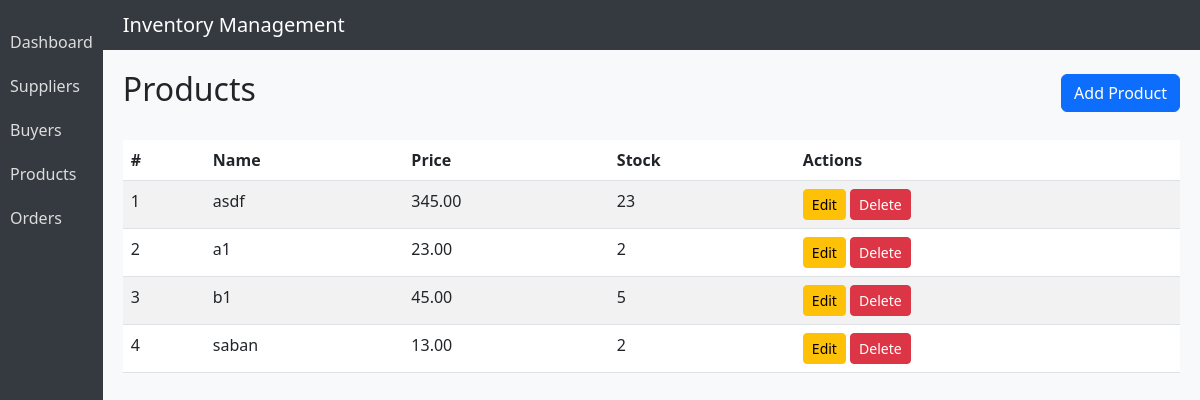
Screenshot of /products/ with the database file from the repository.
### dashboard/models.py (models this page shows, shortened)
class Product(models.Model):
    name = models.CharField(max_length=100)
    price = models.DecimalField(max_digits=10, decimal_places=2, null=True, blank=True)
    stock = models.IntegerField(null=True, blank=True)
    supplier = models.ForeignKey(Supplier, on_delete=models.CASCADE, null=True, blank=True)  # Add this line

### dashboard/views.py (the view)
# urls.py: path('products/', views.product_list, name='product_list'),
def product_list(request):
    products = Product.objects.all()
    return render(request, 'product_list.html', {'products': products})

### dashboard/templates/product_list.html
{% extends 'base.html' %}
{% block content %}
<div class="d-flex justify-content-between align-items-center mb-4">
    <h2>Products</h2>
    <a href="{% url 'product_create' %}" class="btn btn-primary">Add Product</a>
</div>
<table class="table table-striped">
    <thead>
        <tr>
            <th>#</th>
            <th>Name</th>
            <th>Price</th>
            <th>Stock</th>
            <th>Actions</th>
        </tr>
    </thead>
    <tbody>
        {% for product in products %}
        <tr>
            <td>{{ forloop.counter }}</td>
            <td>{{ product.name }}</td>
            <td>{{ product.price }}</td>
            <td>{{ product.stock }}</td>
            <td>
                <a href="{% url 'product_update' product.id %}" class="btn btn-sm btn-warning">Edit</a>
                <a href="{% url 'product_delete' product.id %}" class="btn btn-sm btn-danger">Delete</a>
            </td>
        </tr>
        {% endfor %}
    </tbody>
</table>
{% endblock %}

### accounts/templates/base.html (style rules this page uses)
body { background-color: #f8f9fa; }

### rows the page displays
Product: name "asdf", price "345.00", stock "23"
Product: name "a1", price "23.00", stock "2"
Product: name "b1", price "45.00", stock "5"
Product: name "saban", price "13.00", stock "2"
